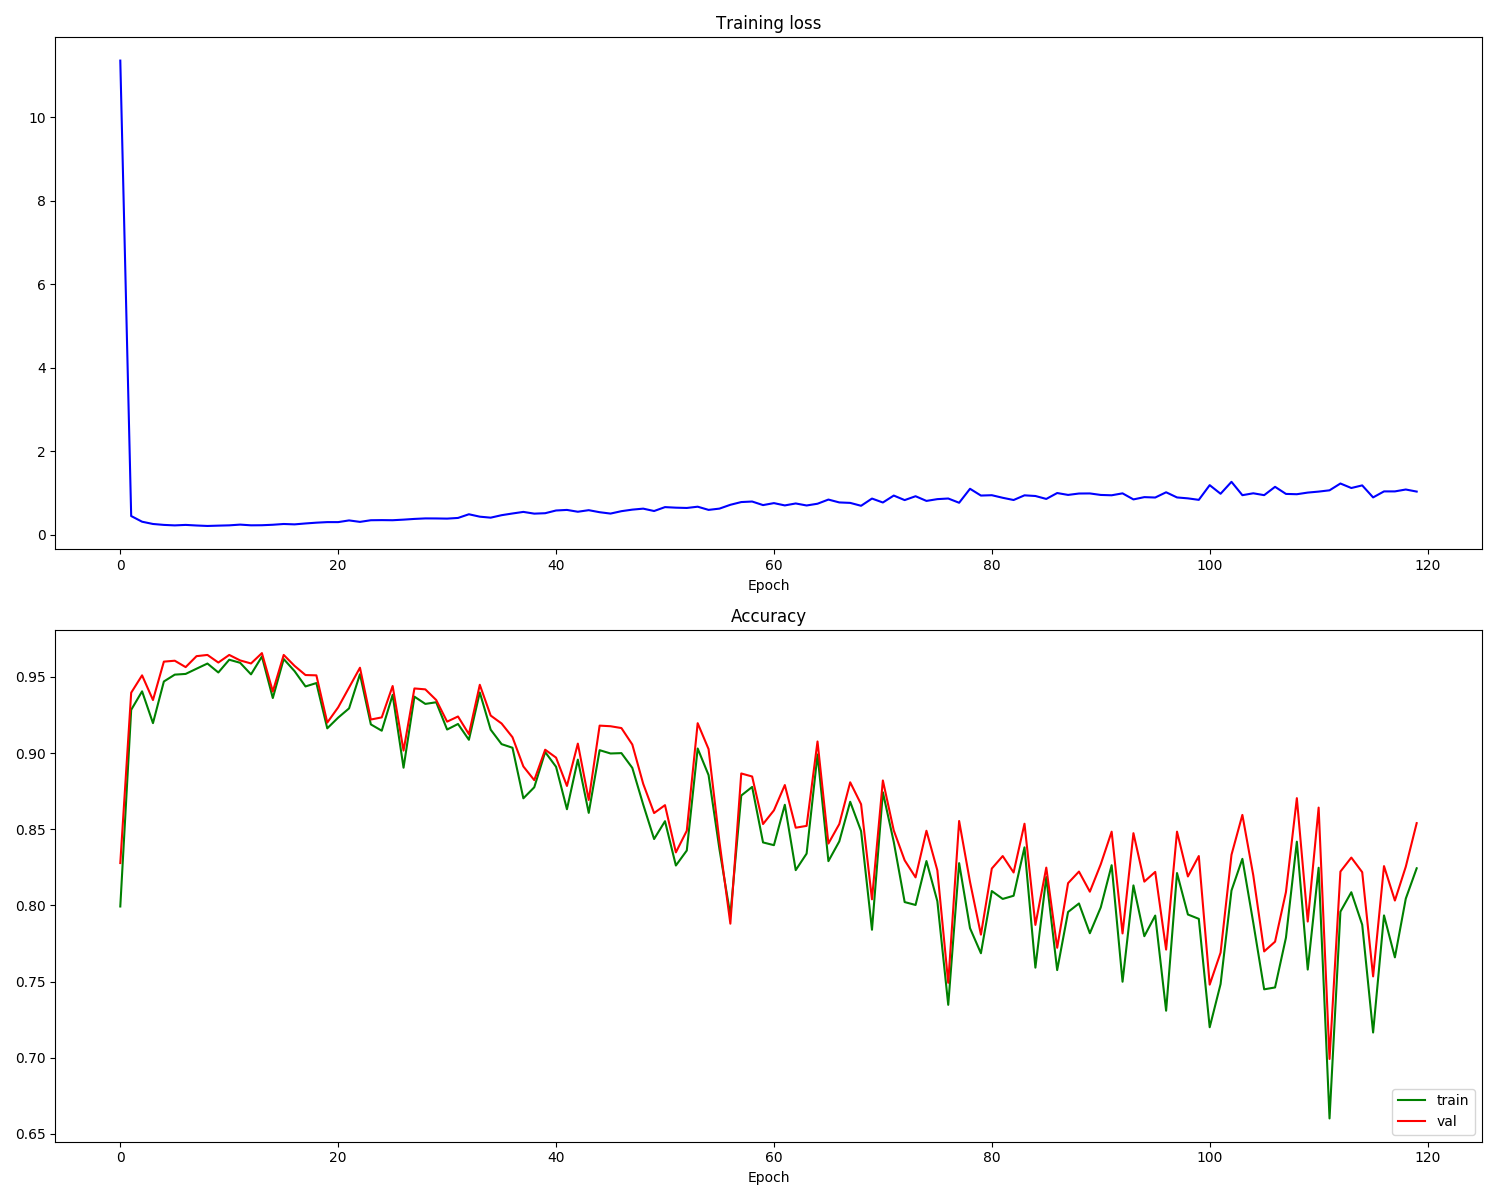

Write Python code to recreate this figure.
from keras.datasets import mnist
import numpy as np
import matplotlib.pyplot as plt
import tensorflow as tf
import matplotlib.gridspec as gridspec
(X_train, y_train), (X_test, y_test) = mnist.load_data()

X_train = X_train.reshape(
    X_train.shape[0], X_train.shape[1] * X_train.shape[2])
# print(X_train.shape)
X_test = X_test.reshape(X_test.shape[0], X_test.shape[1] * X_test.shape[2])

y_train = (np.arange(10) == y_train[:, None]).astype(int)
y_test = (np.arange(10) == y_test[:, None]).astype(int)
# print(y_train.shape)

X_test, X_val = X_test[:5000], X_test[5000:]
y_test, y_val = y_test[:5000], y_test[5000:]

X_train = X_train / 255
X_val = X_val / 255
X_test = X_test / 255


# Visualize some examples from the dataset.
# We show a few examples of training images from each class.
classes = list(range(10))
num_classes = len(classes)
samples_per_class = 7
for y, cls in enumerate(classes):
    idxs = np.flatnonzero(y == np.argmax(y_train, axis=1))  # 1代表行
    idxs = np.random.choice(idxs, samples_per_class,
                            replace=False)  # 随机抽7张该类图片
    for i, idx in enumerate(idxs):
        plt_idx = i * num_classes + y + 1  # 将同一类图片显示在同一列
        plt.subplot(samples_per_class, num_classes, plt_idx)
        image = X_train[idx].reshape((28, 28))
        plt.imshow(image, cmap='gray_r')
#         print(image)
        plt.axis('off')
        if i == 0:
            plt.title(cls)
plt.show()

# Create the model
x = tf.placeholder(tf.float32, [None, 784])
# W_1 = tf.Variable(tf.zeros([784, 128]))
#第一层
W_1 = tf.get_variable(
    'W_1', [784, 100], initializer=tf.random_normal_initializer())
# b_1 = tf.Variable(tf.zeros([128]))
b_1 = tf.get_variable('b_1', [100], initializer=tf.random_normal_initializer())
a_1 = tf.matmul(x, W_1) + b_1
z_1 = tf.nn.relu(a_1)

#第二层
# W_2 = tf.Variable(tf.zeros([128, 10]))
W_2 = tf.get_variable(
    'W_2', [100, 100], initializer=tf.random_normal_initializer())
# b_2 = tf.Variable(tf.zeros([10]))
b_2 = tf.get_variable('b_2', [100], initializer=tf.random_normal_initializer())
a_2 = tf.matmul(z_1, W_2) + b_2
z_2 = tf.nn.relu(a_2)

#第三层
# W_3 = tf.Variable(tf.zeros([64, 10]))
W_3 = tf.get_variable(
    'W_3', [100, 10], initializer=tf.random_normal_initializer())
# b_3 = tf.Variable(tf.zeros([10]))
b_3 = tf.get_variable('b_3', [10], initializer=tf.random_normal_initializer())
a_3 = tf.matmul(z_2, W_3) + b_3
# z_3 = tf.nn.softmax(a_3)

# Define loss and optimizer
y = tf.placeholder(tf.float32, [None, 10])
loss = tf.reduce_mean(
    tf.nn.softmax_cross_entropy_with_logits(logits=a_3, labels=y))
# train_step = tf.train.RMSPropOptimizer(learning_rate=0.01, decay=0.9, momentum=0.9).minimize(
#     loss)
# 这个参数：Epoch 111 training loss: 2.031115363756815, test acc: 0.2074，loss降不下去。

train_step = tf.train.RMSPropOptimizer(learning_rate=0.01, decay=0.99, momentum=0.01).minimize(
    loss)

#RMSProp感觉不是很稳定，随着训练epoch数增多，test_acc有可能不降反升
# Epoch 0 training loss: 11.356420387995389, test acc: 0.7724
# Epoch 1 training loss: 0.45112367765088673, test acc: 0.9092
# Epoch 2 training loss: 0.31516293107308396, test acc: 0.9314
# Epoch 3 training loss: 0.2609275370651234, test acc: 0.8896
# Epoch 4 training loss: 0.23879743569758716, test acc: 0.925
# Epoch 5 training loss: 0.2270257179605463, test acc: 0.935
# Epoch 6 training loss: 0.2386612065973712, test acc: 0.9306
# Epoch 7 training loss: 0.22449295997479748, test acc: 0.9308
# Epoch 8 training loss: 0.21358694796497582, test acc: 0.938
# Epoch 9 training loss: 0.2212388179860436, test acc: 0.9344
# Epoch 10 training loss: 0.2280654990913071, test acc: 0.9436
# Epoch 11 training loss: 0.24586648862851115, test acc: 0.945
# Epoch 12 training loss: 0.2288677188428259, test acc: 0.9292
# Epoch 13 training loss: 0.2308496951586982, test acc: 0.9448

# Epoch 119 training loss: 1.036739032411578, test acc: 0.7836


# (num_training,1),预测正确为1，反之为0
correct_prediction = tf.equal(tf.argmax(a_3, 1), tf.argmax(y, 1))
# tf.int32 注意tf.int32会导致，acc算出来一直为0，reduce_mean可能要求输入为浮点数
accuracy_op = tf.reduce_mean(tf.cast(correct_prediction, tf.float32))
init_op = tf.global_variables_initializer()

batch_size = 32
num_epoch = 120
with tf.Session() as sess:
    sess.run(init_op)
    num_train = X_train.shape[0]
    num_batch = int(num_train/batch_size)
    loss_history = []
    val_acc_history = []
    train_acc_history = []
    for epoch in range(num_epoch):
        avg_cost = 0
        for batch_idx in range(num_batch):
            batch_mask = np.random.choice(num_train, batch_size)
            X_batch = X_train[batch_mask]
            y_batch = y_train[batch_mask]
            _, c = sess.run([train_step, loss], feed_dict={
                            x: X_batch, y: y_batch})
            avg_cost += c / num_batch

        loss_history.append(avg_cost)
        acc = sess.run(accuracy_op, feed_dict={x: X_train, y: y_train})
        train_acc_history.append(acc)
        acc = sess.run(accuracy_op, feed_dict={x: X_val, y: y_val})
        val_acc_history.append(acc)
        #evaluate
        acc = sess.run(accuracy_op, feed_dict={x: X_test, y: y_test})
        print("Epoch %s training loss: %s, test acc: %s" %
              (epoch, avg_cost, acc))

    print('Test some samples')
    fig = plt.figure(figsize=(8, 8))
    gs = gridspec.GridSpec(7, 10)
    gs.update(wspace=0.035, hspace=0.1)  # set the spacing between axes.
    for y_, cls in enumerate(classes):
        idxs = np.flatnonzero(y_ == np.argmax(y_test, axis=1))  # 1代表行
        idxs = np.random.choice(idxs, samples_per_class,
                                replace=False)  # 随机抽7张该类图片
        for i, idx in enumerate(idxs):
            plt_idx = i * num_classes + y_
            ax = plt.subplot(gs[plt_idx])
            ax.axis('off')
            plt.imshow(X_test[idx].reshape((28, 28)))
            # 返回的是numpy.ndarray
            pred = sess.run(a_3, feed_dict={x: np.array([X_test[idx]])})
            pred = np.argmax(pred, axis=1)[0]
            plt.title('pred:' + str(pred))
    plt.show()

print('plot...')
# Run this cell to visualize training loss and train / val accuracy
plt.figure(figsize=(9, 9))
plt.subplot(2, 1, 1)
# plt.plot(list(range(num_epoch)),loss_history,'b')#bo为点图，b为线图
plt.title('Training loss')
plt.plot(loss_history, 'b')
plt.xlabel('Epoch')

plt.subplot(2, 1, 2)
plt.title('Accuracy')
plt.plot(train_acc_history, 'g', label='train')
plt.plot(val_acc_history, 'r', label='val')
#     plt.plot([0.5] * len(val_acc_history), 'k--')
plt.xlabel('Epoch')
plt.legend(loc='lower right')
plt.gcf().set_size_inches(15, 12)
plt.show()
